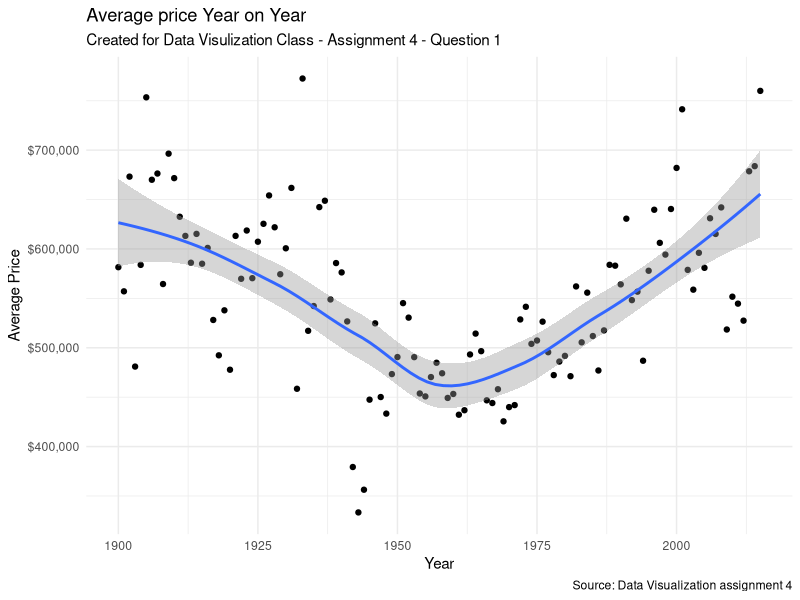
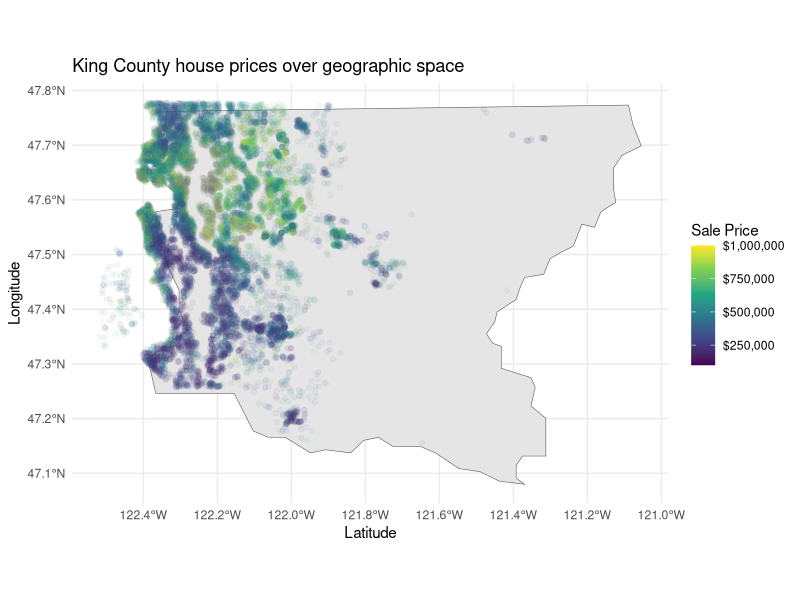
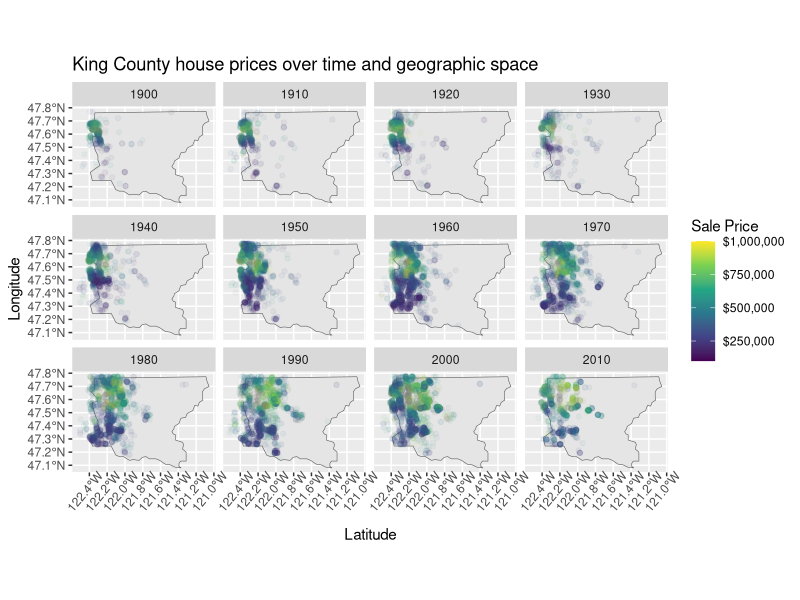

The R script that drew these images, in order:
## ---- chunk 1
knitr::opts_chunk$set(echo = TRUE)
library(tidyverse)
library(maps)
library(scales)
library(sf)
## ---- chunk 2
houses <- read_csv("data/KING COUNTY House Data.csv")
averagePriceEachYear <- houses %>%
  group_by(yr_built) %>%
  summarise(averagePrice = mean(price), medianPrice = median(price))

averagePriceEachYear %>%
  ggplot() +
  geom_point(aes(x = yr_built, y = averagePrice)) +
  geom_smooth(aes(yr_built, averagePrice)) +
  scale_y_continuous(labels = dollar) + labs(x = "Year", y = "Average Price",
  title = "Average price Year on Year",
  subtitle = "Created for Data Visulization Class - Assignment 4 - Question 1",
  caption = "Source: Data Visualization assignment 4") +
  theme_minimal()


# ggplot(data = houses, aes(x = yr_built, y = price)) +
#   stat_summary(fun.y=mean,size=1,geom='line', aes(colour="Mean")) +
#   stat_summary(fun.y=median,size=1,geom='line', aes(colour="Median")) +
#   theme_minimal() +
#   scale_y_continuous(labels = dollar) +
#   labs(x = "Year",
#   y = "Price",
#   title = "Average price Year on Year",
#   subtitle = "Created for Data Visulization Class - Assignment 4 - Question 1",
#   caption = "Source: Data Visualization assignment 4")
  
## ---- chunk 3
#ggplot(data = houses, aes(x = yr_built, y = price)) +
#  stat_summary(fun.y=mean,size=1,geom='line', aes(colour="Mean")) +
#  stat_summary(fun.y=median,size=1,geom='line', aes(colour="Median")) +
#  theme_minimal() +
#  scale_y_continuous(labels = dollar) +
#  labs(x = "Year",
#  y = "Price",
#  title = "Average price Year on Year",
#  subtitle = "Created for Data Visulization Class - Assignment 4 - Question 1",
#  caption = "Source: Data Visualization assignment 4")
## ---- chunk 4
counties <- st_as_sf(map("county", plot = FALSE, fill = TRUE))
counties_wa <-counties %>% 
  filter(str_detect(ID, 'washington,'))

counties_wa_king <- counties_wa %>% 
  filter(str_detect(ID, "king")) 

counties_wa_king %>% 
  ggplot() + 
  geom_sf() +
  geom_point(data = houses, aes(x = long, y = lat, color = price), alpha= .05) +
  #geom_density_2d(data = houses, aes(x = long, y = lat )) +
  scale_colour_viridis_c("Sale Price", limits = c(100000, 1000000), labels = dollar) +
  theme_minimal() + 
  labs(x = "Latitude",
  y = "Longitude",
  title = "King County house prices over geographic space")
## ---- chunk 5
# zipcodeData <- st_read('data/tl_2019_us_zcta510.shp')
# class(zipcodeData)
# head(zipcodeData)
# zipcodeData %>% 
#   ggplot() + 
#   geom_sf() +
#   geom_point(data = houses, aes(x = long, y = lat, color = price), alpha= .05) +
#   scale_colour_viridis_c("Sale Price", labels = dollar) +
#   theme_minimal()
## ---- chunk 6
# counties_wa_king %>% 
#   ggplot() + 
#   geom_sf() +
#   geom_point(data = houses, aes(x = long, y = lat, color = price), alpha= .05) +
#   geom_point(data = zipcodeData, aes(x = long, y = lat, color = price), alpha= .05) +
#   scale_colour_viridis_c("Sale Price", labels = dollar) +
#   theme_minimal() + 
#   labs(x = "Latitude",
#   y = "Longitude",
#   title = "King County house prices over geographic space")
## ---- chunk 7
counties_wa_king %>% 
  ggplot() + 
  geom_sf() +
  geom_point(data = houses, aes(x = long, y = lat, color = price ), alpha= .05) +
  scale_colour_viridis_c("Sale Price", limits = c(100000, 1000000), labels = dollar) +
  facet_wrap(~decade) +
  theme(axis.text.x = element_text(angle =50, hjust=0.75))+ 
  labs(x = "Latitude",
  y = "Longitude",
  title = "King County house prices over time and geographic space")
